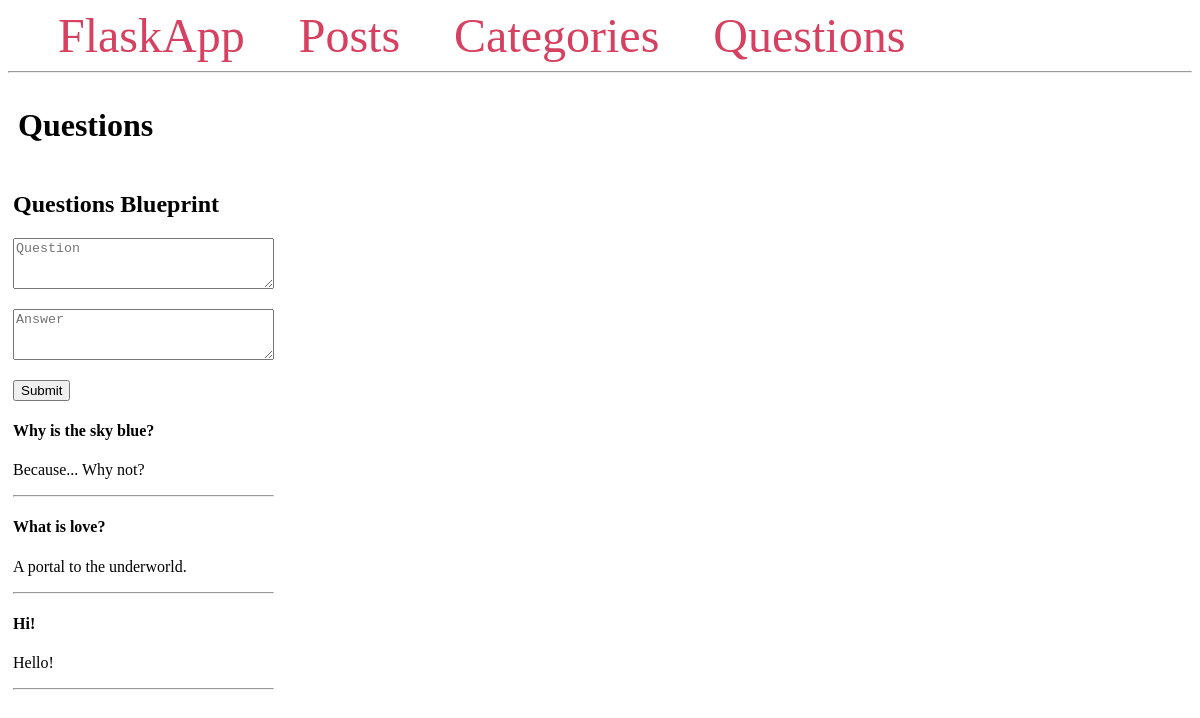
Screenshot of /questions/ with the database file from the repository.
### app/models/question.py (models this page shows, shortened)
class Question(db.Model):
    id = db.Column(db.Integer, primary_key=True)
    content = db.Column(db.Text)
    answer = db.Column(db.Text)

### app/questions/routes.py (the view)
@bp.route('/', methods=('GET', 'POST'))
def index():
    questions = Question.query.all()
    if request.method == 'POST':
        new_question = Question(content=request.form['content'], answer=request.form['answer'])
        db.session.add(new_question)
        db.session.commit()
        return redirect(url_for('questions.index'))
    return render_template('questions/index.html', questions=questions)

### app/templates/questions/index.html
{% extends 'base.html' %}
{% block content %}
    <span class="title">
        <h1>{% block title %} Questions {% endblock %}</h1>
    </span>
    <div class="questions">
        <h2>Questions Blueprint</h2>
        <div class="question">
            <div class="new-question">
                <form method="POST">
                    <p>
                        <textarea id="q-content"
                                name="content"
                                placeholder="Question"
                                cols="30" rows="3"></textarea>
                    </p>
                    <textarea id="q-answer"
                            name="answer"
                            placeholder="Answer"
                            cols="30" rows="3"></textarea>
                    <p><input type="submit"></p>
                </form>
            </div>
            <div class="questions-list">
                {% for question in questions %}
                    <div class="question">
                        <h4>{{ question.content }}</h4>
                        <p>{{ question.answer }}</p>
                        <hr>
                    </div>
                {% endfor %}
            </div>
        </div>
    </div>
{% endblock %}

### app/templates/base.html (style rules this page uses)
h2 { width: 100%; }
.title { margin: 5px; width: 100%; }

### rows the page displays
Question: content "Why is the sky blue?", answer "Because... Why not?"
Question: content "What is love?", answer "A portal to the underworld."
Question: content "Hi!", answer "Hello!"
